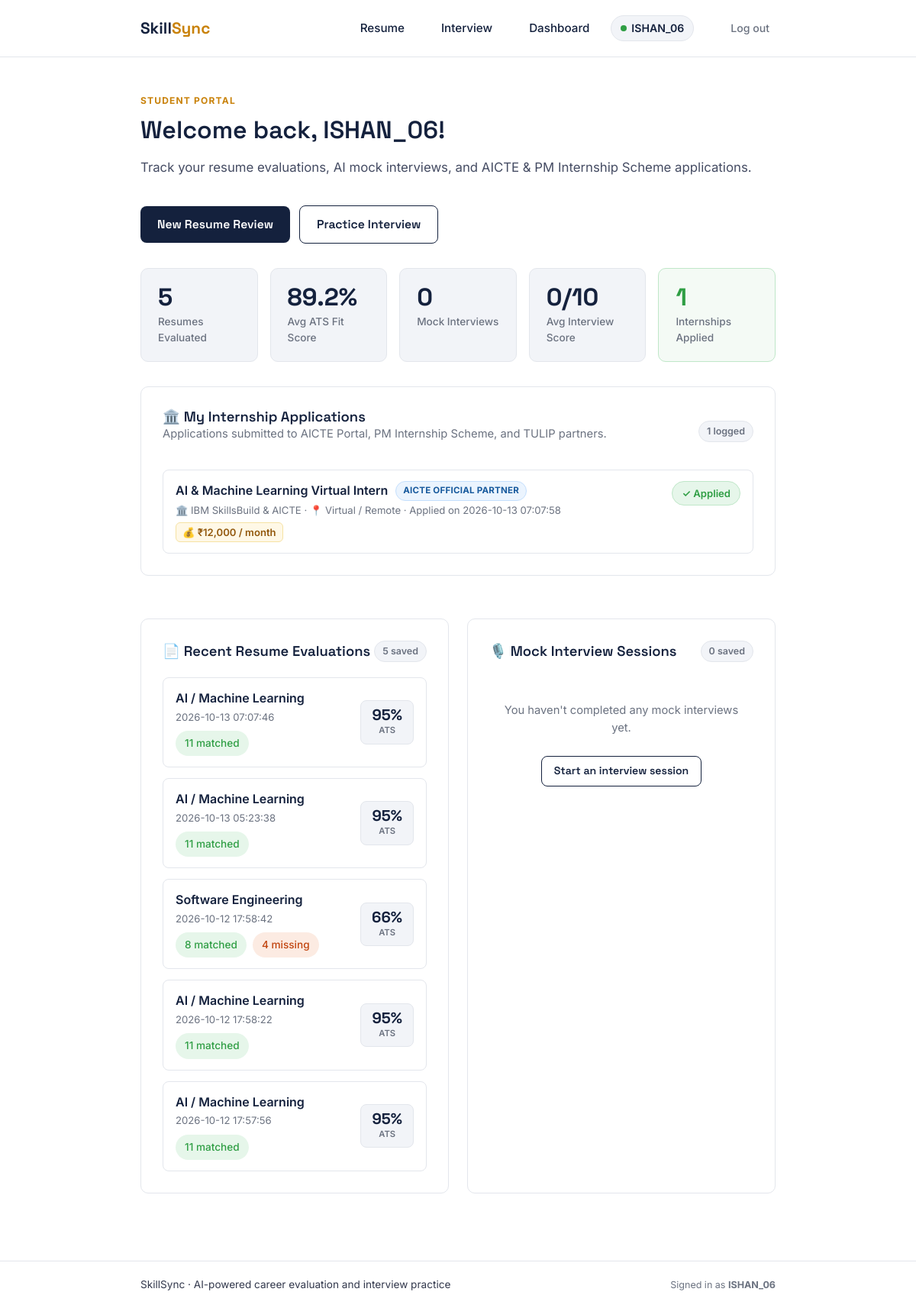
Screenshot of /dashboard (signed in) with the database file from the repository.
### tables this page shows
CREATE TABLE users (
            id INTEGER PRIMARY KEY AUTOINCREMENT,
            username TEXT UNIQUE NOT NULL COLLATE NOCASE,
            email TEXT UNIQUE NOT NULL COLLATE NOCASE,
            password_hash TEXT NOT NULL,
            full_name TEXT,
            created_at TIMESTAMP DEFAULT CURRENT_TIMESTAMP
        );

CREATE TABLE internship_applications (
            id INTEGER PRIMARY KEY AUTOINCREMENT,
            user_id INTEGER NOT NULL,
            internship_id TEXT NOT NULL,
            title TEXT NOT NULL,
            company TEXT NOT NULL,
            portal_type TEXT NOT NULL,
            stipend TEXT,
            location TEXT,
            applied_at TIMESTAMP DEFAULT CURRENT_TIMESTAMP,
            FOREIGN KEY (user_id) REFERENCES users (id) ON DELETE CASCADE
        );

CREATE TABLE resume_analyses (
            id INTEGER PRIMARY KEY AUTOINCREMENT,
            user_id INTEGER NOT NULL,
            analysis_id TEXT NOT NULL,
            domain TEXT NOT NULL,
            ats_score INTEGER NOT NULL,
            keyword_score INTEGER NOT NULL,
            semantic_score INTEGER NOT NULL,
            matched_skills TEXT,
            missing_skills TEXT,
            created_at TIMESTAMP DEFAULT CURRENT_TIMESTAMP,
            FOREIGN KEY (user_id) REFERENCES users (id) ON DELETE CASCADE
        );

### skillsync/app.py (the view)
@app.route("/dashboard")
@login_required
def dashboard():
    user = db.get_user_by_id(session["user_id"])
    stats = db.get_user_stats(session["user_id"])
    analyses = db.get_user_analyses(session["user_id"], limit=10)
    interviews = db.get_user_interviews(session["user_id"], limit=10)
    applications = db.get_user_applications(session["user_id"], limit=10)
    return render_template(
        "dashboard.html",
        user=user,
        stats=stats,
        analyses=analyses,
        interviews=interviews,
        applications=applications,
    )

### skillsync/app.py (called while the page is built)
def login_required(f):
    @wraps(f)
    def decorated_function(*args, **kwargs):
        if "user_id" not in session:
            flash("Please log in to continue.", "warning")
            return redirect(url_for("login", next=request.url))
        return f(*args, **kwargs)
    return decorated_function

@app.context_processor
def inject_current_user():
    user_id = session.get("user_id")
    if user_id:
        user = db.get_user_by_id(user_id)
        return {"current_user": user}
    return {"current_user": None}

### skillsync/db.py (called while the page is built, shortened)
def get_db():
    if has_app_context():
        if "db" not in g:
            g.db = sqlite3.connect(DB_PATH)
            g.db.row_factory = sqlite3.Row
            g.db.execute("PRAGMA foreign_keys = ON;")
        return g.db
    conn = sqlite3.connect(DB_PATH)
    conn.row_factory = sqlite3.Row
    conn.execute("PRAGMA foreign_keys = ON;")
    return conn

def get_user_by_id(user_id):
    if not user_id:
        return None
    db = get_db()
    return db.execute(
        "SELECT id, username, email, full_name, created_at FROM users WHERE id = ?",
        (user_id,)
    ).fetchone()

def get_user_analyses(user_id, limit=20):
    if not user_id:
        return []
    db = get_db()
    rows = db.execute(
        """
        SELECT * FROM resume_analyses
        WHERE user_id = ?
        ORDER BY created_at DESC
        LIMIT ?
        """,
        (user_id, limit)
    ).fetchall()
    result = []
    for r in rows:
        item = dict(r)
        try:
            item["matched_skills"] = json.loads(item["matched_skills"])
        except Exception:
            item["matched_skills"] = []
        try:
            item["missing_skills"] = json.loads(item["missing_skills"])
        except Exception:
            item["missing_skills"] = []
        result.append(item)
    return result

def get_user_interviews(user_id, limit=20):
    if not user_id:
        return []
    db = get_db()
    rows = db.execute(
        """
        SELECT * FROM interview_sessions
        WHERE user_id = ?
        ORDER BY created_at DESC
        LIMIT ?
        """,
        (user_id, limit)
    ).fetchall()
    result = []
    return result

### skillsync/templates/dashboard.html (shortened to what this page needs)
{% extends "base.html" %}
{% block content %}
<div class="dashboard-container">
  <div class="dashboard-header">
    <div>
      <p class="eyebrow">STUDENT PORTAL</p>
      <h1>Welcome back, {{ user.full_name or user.username }}!</h1>
      <p class="subtitle muted">Track your resume evaluations, AI mock interviews, and AICTE &amp; PM Internship Scheme applications.</p>
    </div>
    <div class="dashboard-actions">
      <a href="{{ url_for('index') }}" class="btn-primary">New Resume Review</a>
      <a href="{{ url_for('interview_start') }}" class="btn-secondary">Practice Interview</a>
    </div>
  </div>
  <div class="stats-grid stats-grid-5">
    <div class="stat-card">
      <span class="stat-number">{{ stats.total_resumes }}</span>
      <span class="stat-label">Resumes Evaluated</span>
    </div>
    <div class="stat-card">
      <span class="stat-number">{{ stats.avg_ats }}%</span>
      <span class="stat-label">Avg ATS Fit Score</span>
    </div>
    <div class="stat-card">
      <span class="stat-number">{{ stats.total_interviews }}</span>
      <span class="stat-label">Mock Interviews</span>
    </div>
    <div class="stat-card">
      <span class="stat-number">{{ stats.avg_interview }}/10</span>
      <span class="stat-label">Avg Interview Score</span>
    </div>
    <div class="stat-card stat-card-highlight">
      <span class="stat-number">{{ stats.total_applications or 0 }}</span>
      <span class="stat-label">Internships Applied</span>
    </div>
  </div>
  <div class="card history-card">
    <div class="card-head-row">
      <div>
        <h3>🏛️ My Internship Applications</h3>
        <p class="muted font-normal">Applications submitted to AICTE Portal, PM Internship Scheme, and TULIP partners.</p>
      </div>
      <span class="badge">{{ applications|length if applications else 0 }} logged</span>
    </div>
    {% if applications %}
      <div class="history-list">
        {% for app in applications %}
          <div class="history-item app-history-item">
            <div class="history-main">
              <div class="app-title-line">
                <span class="history-title">{{ app.title }}</span>
                <span class="portal-badge {% if 'PM' in app.portal_type %}portal-pmis{% elif 'TULIP' in app.portal_type %}portal-tulip{% else %}portal-aicte{% endif %}">
                  {{ app.portal_type }}
                </span>
              </div>
              <span class="history-meta muted">🏛️ {{ app.company }} &middot; 📍 {{ app.location or 'Remote' }} &middot; Applied on {{ app.applied_at }}</span>
              {% if app.stipend %}
                <span class="app-stipend-tag">💰 {{ app.stipend }}</span>
              {% endif %}
            </div>
            <div class="app-status-badge">
              <span class="app-status-pill">✓ Applied</span>
            </div>
          </div>
        {% endfor %}
      </div>
    {% else %}
      <div class="empty-state">
        <p class="muted">You haven't applied for any internships yet. Review your resume to see recommended AICTE opportunities!</p>
        <a href="{{ url_for('index') }}" class="btn-secondary btn-sm">Find Recommended Internships</a>
      </div>
    {% endif %}
  </div>
  <div class="two-col dashboard-columns">
    <div class="card history-card">
      <div class="card-head-row">
        <h3>📄 Recent Resume Evaluations</h3>
        <span class="badge">{{ analyses|length }} saved</span>
      </div>
      {% if analyses %}
        <div class="history-list">
          {% for item in analyses %}
            <div class="history-item">
              <div class="history-main">
                <span class="history-title">{{ item.domain }}</span>
                <span class="history-meta muted">{{ item.created_at }}</span>
                <div class="chip-row item-chips">
                  <span class="chip chip-good">{{ item.matched_skills|length }} matched</span>
                  {% if item.missing_skills %}
                    <span class="chip chip-warn">{{ item.missing_skills|length }} missing</span>
                  {% endif %}
                </div>
              </div>
              <div class="history-score-badge">
                <span class="score-pill-number">{{ item.ats_score }}%</span>
                <span class="score-pill-tag">ATS</span>
              </div>
            </div>
          {% endfor %}
        </div>
      {% else %}
        <div class="empty-state">
          <p class="muted">You haven't run any resume evaluations yet.</p>
          <a href="{{ url_for('index') }}" class="btn-secondary btn-sm">Upload a resume now</a>
        </div>
      {% endif %}
    </div>
    <div class="card history-card">
      <div class="card-head-row">
        <h3>🎙️ Mock Interview Sessions</h3>
        <span class="badge">{{ interviews|length }} saved</span>
      </div>
      {% if interviews %}
        <div class="history-list">
          {% for item in interviews %}
            <div class="history-item">
              <div class="history-main">
                <span class="history-title">{{ item.domain }}</span>
                <span class="history-meta muted">{{ item.created_at }} &middot; {{ item.qa_list|length }} questions</span>
                {% if item.report_text %}
                  <p class="history-snippet muted">{{ item.report_text[:140] }}{% if item.report_text|length > 140 %}...{% endif %}</p>
                {% endif %}
              </div>
              <div class="history-score-badge interview-score-badge">
                <span class="score-pill-number">{{ item.avg_score }}/10</span>
                <span class="score-pill-tag">Score</span>
              </div>
            </div>
          {% endfor %}
        </div>
      {% else %}
        <div class="empty-state">
          <p class="muted">You haven't completed any mock interviews yet.</p>
          <a href="{{ url_for('interview_start') }}" class="btn-secondary btn-sm">Start an interview session</a>
        </div>
      {% endif %}
    </div>
  </div>
</div>
{% endblock %}

### skillsync/templates/base.html (shortened to what this page needs)
<!DOCTYPE html>
<html lang="en">
<head>
  <link rel="stylesheet" href="{{ url_for('static', filename='style.css') }}">
</head>
<body>
  <header class="site-header">
    <div class="container header-inner">
      <a class="brand" href="{{ url_for('index') if current_user else url_for('login') }}">Skill<span>Sync</span></a>
      <nav class="main-nav">
        {% if current_user %}
          <a href="{{ url_for('index') }}" class="nav-link">Resume</a>
          <a href="{{ url_for('interview_start') }}" class="nav-link">Interview</a>
          <a href="{{ url_for('dashboard') }}" class="nav-link">Dashboard</a>
          <div class="user-session-bar">
            <span class="user-avatar-tag" title="{{ current_user.email }}">
              <span class="avatar-dot"></span>{{ current_user.username }}
            </span>
            <a href="{{ url_for('logout') }}" class="nav-btn-logout">Log out</a>
          </div>
        {% else %}
          <a href="{{ url_for('login') }}" class="nav-link">Log in</a>
          <a href="{{ url_for('signup') }}" class="btn-signup-nav">Sign up</a>
        {% endif %}
      </nav>
    </div>
  </header>
  <main class="container page">
    {% block content %}{% endblock %}
  </main>
  <footer class="site-footer">
    <div class="container footer-inner">
      <p>SkillSync &middot; AI-powered career evaluation and interview practice</p>
      {% if not current_user %}
        <p class="muted">Please <a href="{{ url_for('login') }}">log in</a> or <a href="{{ url_for('signup') }}">sign up</a> to access resume analysis and interview practice.</p>
      {% else %}
        <p class="muted">Signed in as <strong>{{ current_user.username }}</strong></p>
      {% endif %}
    </div>
  </footer>
</body>
</html>

### rows the page displays
users: username "ISHAN_06"
internship_applications: title "AI & Machine Learning Virtual Intern", portal_type "AICTE OFFICIAL PARTNER", company "IBM SkillsBuild & AICTE", location "Virtual / Remote", applied_at "2026-10-13 07:07:58", stipend "₹12,000 / month"
resume_analyses: domain "AI / Machine Learning", created_at "2026-10-13 07:07:46", matched_skills|length "11", ats_score "95"
resume_analyses: domain "AI / Machine Learning", created_at "2026-10-13 05:23:38", matched_skills|length "11", ats_score "95"
resume_analyses: domain "Software Engineering", created_at "2026-10-12 17:58:42", matched_skills|length "8", missing_skills|length "4", ats_score "66"
resume_analyses: domain "AI / Machine Learning", created_at "2026-10-12 17:58:22", matched_skills|length "11", ats_score "95"
resume_analyses: domain "AI / Machine Learning", created_at "2026-10-12 17:57:56", matched_skills|length "11", ats_score "95"

### other values shown
{{ stats.total_resumes }} "5"
{{ stats.avg_ats }} "89.2"
{{ stats.total_interviews }} "0"
{{ stats.avg_interview }} "0"
{{ stats.total_applications or 0 }} "1"
{{ applications|length if applications else 0 }} "1"
{{ analyses|length }} "5"
{{ interviews|length }} "0"
